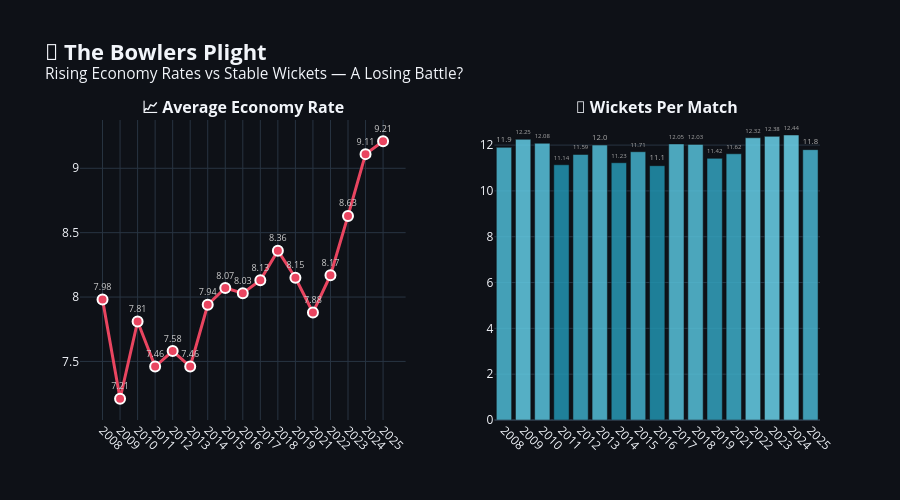

The notebook cell this image was saved under:
### Markdown cell above
---

## 🎳 Part 2: Are Bowlers an Endangered Species?

> **Question:** Has the bat-vs-ball balance shifted irreversibly? What's happening to bowling in the IPL?

### Code cell
# ============================================================
# 📊 Economy Rates & Wickets per Match Over Time
# ============================================================

bowling_season = bowling.copy()
bowling_season['season'] = bowling_season['season'].astype(str).replace(season_map)

# Average economy rate by season (weighted)
bowl_agg = bowling_season.groupby('season').agg(
    total_runs=('runs_conceded', 'sum'),
    total_extras=('extras_conceded', 'sum'),
    total_balls=('balls_bowled', 'sum'),
    total_wickets=('wickets', 'sum'),
).reset_index()
bowl_agg['season_int'] = bowl_agg['season'].astype(int)
bowl_agg = bowl_agg.sort_values('season_int')
bowl_agg['economy'] = ((bowl_agg['total_runs'] + bowl_agg['total_extras']) / (bowl_agg['total_balls'] / 6)).round(2)
bowl_agg['wickets_per_match'] = (bowl_agg['total_wickets'] / matches.groupby('season')['match_id'].count().reindex(bowl_agg['season']).values).round(2)

fig = make_subplots(
    rows=1, cols=2,
    subplot_titles=['<b>📈 Average Economy Rate</b>', '<b>🎯 Wickets Per Match</b>'],
    horizontal_spacing=0.12
)

# Economy rate
fig.add_trace(
    go.Scatter(
        x=bowl_agg['season'],
        y=bowl_agg['economy'],
        mode='lines+markers+text',
        line=dict(color='#e94560', width=3),
        marker=dict(size=10, color='#e94560', line=dict(width=2, color='white')),
        text=bowl_agg['economy'].astype(str),
        textposition='top center',
        textfont=dict(size=9, color='#ccc'),
        name='Economy Rate',
        showlegend=False,
    ),
    row=1, col=1
)

# Wickets per match
fig.add_trace(
    go.Bar(
        x=bowl_agg['season'],
        y=bowl_agg['wickets_per_match'],
        marker=dict(
            color=bowl_agg['wickets_per_match'],
            colorscale=[[0, '#2193b0'], [1, '#6dd5ed']],
            opacity=0.85,
        ),
        text=bowl_agg['wickets_per_match'].astype(str),
        textposition='outside',
        textfont=dict(size=9, color='#aaa'),
        name='Wickets/Match',
        showlegend=False,
    ),
    row=1, col=2
)

fig.update_layout(
    title=dict(
        text='<b>🎳 The Bowlers Plight</b><br><sup>Rising Economy Rates vs Stable Wickets — A Losing Battle?</sup>',
        font=dict(size=22),
    ),
    template='plotly_dark',
    paper_bgcolor='#0e1117',
    plot_bgcolor='#0e1117',
    height=500,
    margin=dict(t=120),
)
fig.update_xaxes(tickangle=45)
fig.show()

### Figure 1 — Plotly figure (JSON) as saved in the notebook; plotly's stock layout.template omitted (floating-point values rounded to 4 significant figures)
{"data": [{"line": {"color": "#e94560", "width": 3}, "marker": {"color": "#e94560", "line": {"color": "white", "width": 2}, "size": 10}, "mode": "lines+markers+text", "name": "Economy Rate", "showlegend": false, "text": ["7.98", "7.21", "7.81", "7.46", "7.58", "7.46", "7.94", "8.07", "8.03", "8.13", "8.36", "8.15", "7.88", "8.17", "8.63", "9.11", "9.21"], "textfont": {"color": "#ccc", "size": 9}, "textposition": "top center", "type": "scatter", "x": ["2008", "2009", "2010", "2011", "2012", "2013", "2014", "2015", "2016", "2017", "2018", "2019", "2021", "2022", "2023", "2024", "2025"], "xaxis": "x", "y": [7.98, 7.21, 7.81, 7.46, 7.58, 7.46, 7.94, 8.07, 8.03, 8.13, 8.36, 8.15, 7.88, 8.17, 8.63, 9.11, 9.21], "yaxis": "y"}, {"marker": {"color": [11.9, 12.25, 12.08, 11.14, 11.59, 12.0, 11.23, 11.71, 11.1, 12.05, 12.03, 11.42, 11.62, 12.32, 12.38, 12.44, 11.8], "colorscale": [[0, "#2193b0"], [1, "#6dd5ed"]], "opacity": 0.85}, "name": "Wickets/Match", "showlegend": false, "text": ["11.9", "12.25", "12.08", "11.14", "11.59", "12.0", "11.23", "11.71", "11.1", "12.05", "12.03", "11.42", "11.62", "12.32", "12.38", "12.44", "11.8"], "textfont": {"color": "#aaa", "size": 9}, "textposition": "outside", "type": "bar", "x": ["2008", "2009", "2010", "2011", "2012", "2013", "2014", "2015", "2016", "2017", "2018", "2019", "2021", "2022", "2023", "2024", "2025"], "xaxis": "x2", "y": [11.9, 12.25, 12.08, 11.14, 11.59, 12.0, 11.23, 11.71, 11.1, 12.05, 12.03, 11.42, 11.62, 12.32, 12.38, 12.44, 11.8], "yaxis": "y2"}], "layout": {"annotations": [{"font": {"size": 16}, "showarrow": false, "text": "<b>📈 Average Economy Rate</b>", "x": 0.22, "xanchor": "center", "xref": "paper", "y": 1.0, "yanchor": "bottom", "yref": "paper"}, {"font": {"size": 16}, "showarrow": false, "text": "<b>🎯 Wickets Per Match</b>", "x": 0.78, "xanchor": "center", "xref": "paper", "y": 1.0, "yanchor": "bottom", "yref": "paper"}], "height": 500, "margin": {"t": 120}, "paper_bgcolor": "#0e1117", "plot_bgcolor": "#0e1117", "title": {"font": {"size": 22}, "text": "<b>🎳 The Bowlers Plight</b><br><sup>Rising Economy Rates vs Stable Wickets — A Losing Battle?</sup>"}, "xaxis": {"anchor": "y", "domain": [0.0, 0.44], "tickangle": 45}, "xaxis2": {"anchor": "y2", "domain": [0.56, 1.0], "tickangle": 45}, "yaxis": {"anchor": "x", "domain": [0.0, 1.0]}, "yaxis2": {"anchor": "x2", "domain": [0.0, 1.0]}}}
